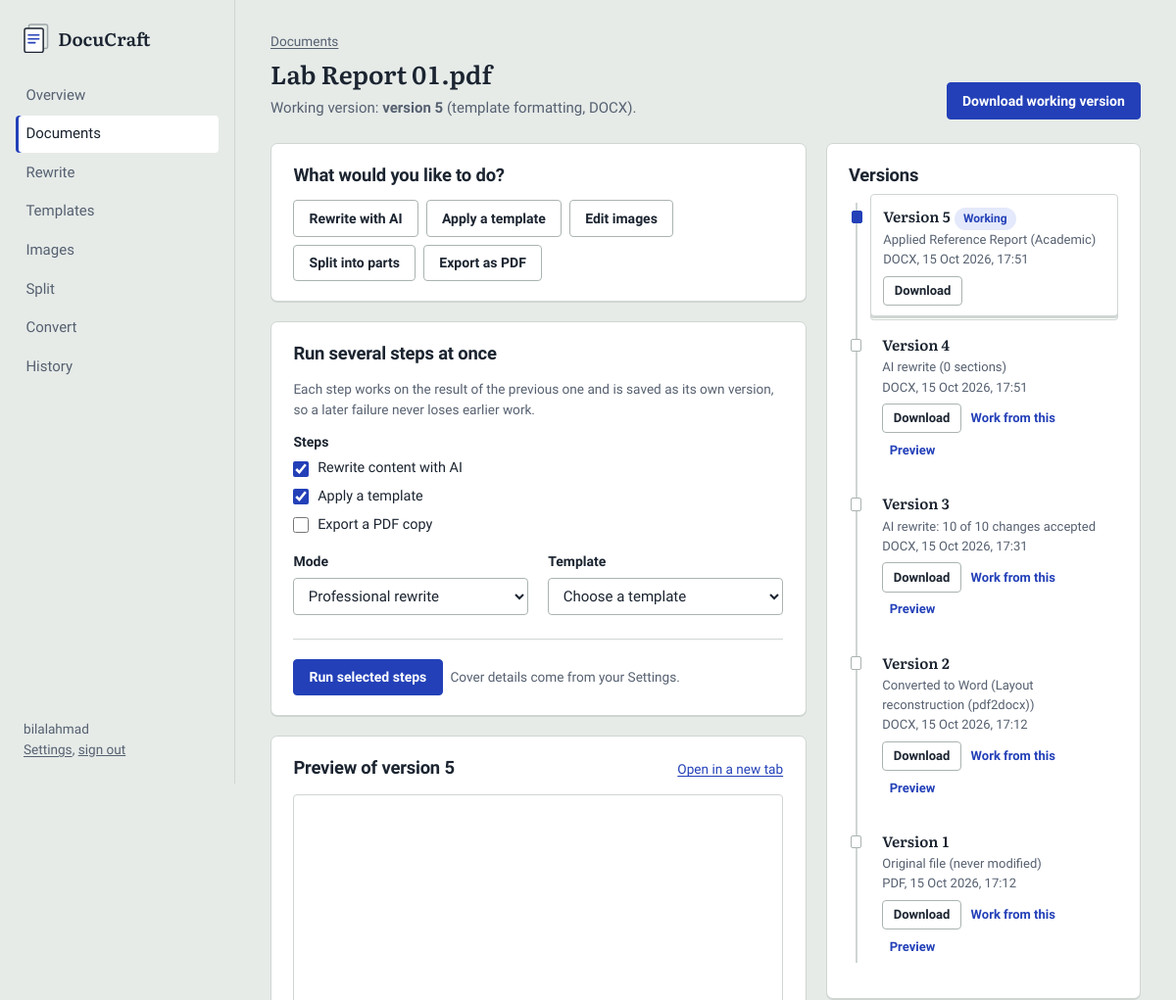
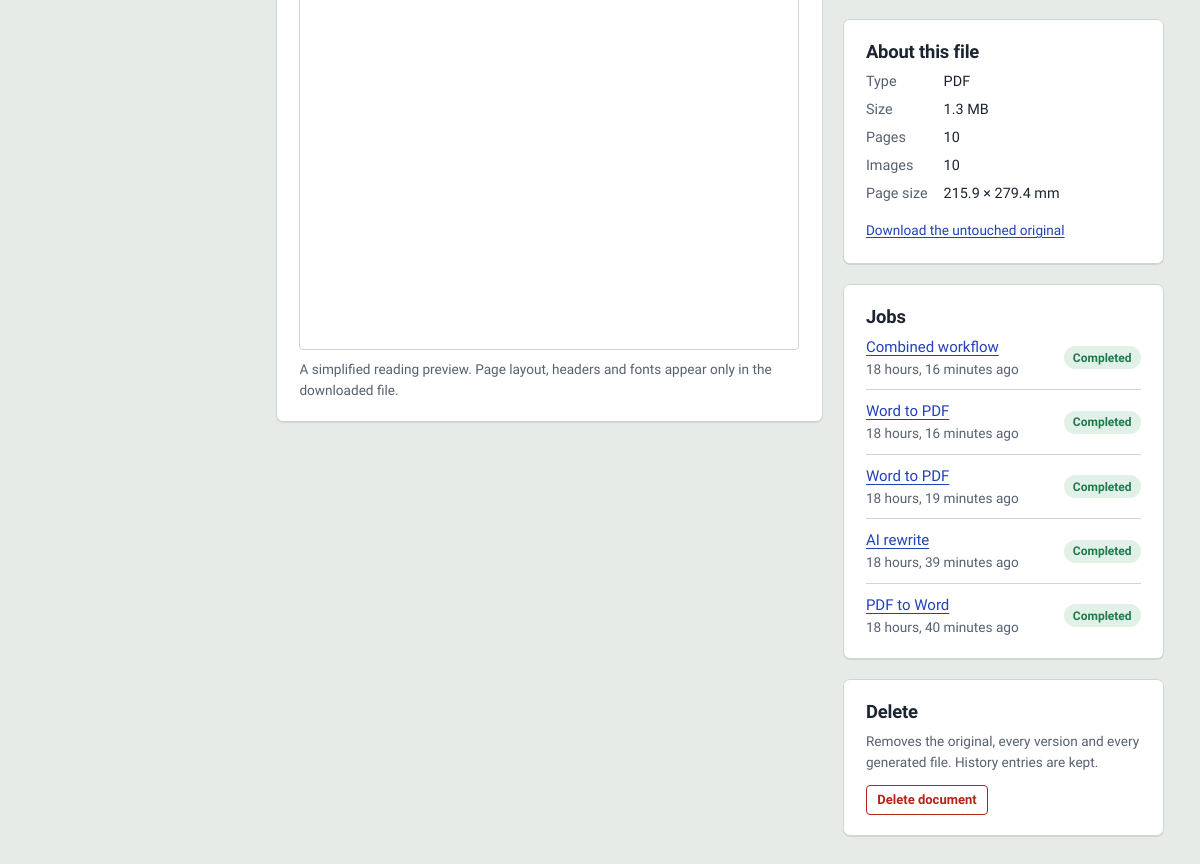
Screenshot of /documents/1/ (signed in) with the database file from the repository (2 pictures, top to bottom).
### apps/documents/models.py (models this page shows, shortened)
class Document(models.Model):
    TYPE_CHOICES = [("docx", "Word"), ("pdf", "PDF")]
    STATUS_CHOICES = [("uploaded", "Uploaded"), ("processing", "Processing"), ("ready", "Ready"), ("failed", "Failed")]
    owner = models.ForeignKey(settings.AUTH_USER_MODEL, on_delete=models.CASCADE, related_name="documents")
    original_filename = models.CharField(max_length=255)
    original_file = models.FileField(upload_to=original_upload_to, max_length=300)
    file_type = models.CharField(max_length=10, choices=TYPE_CHOICES)
    file_size = models.PositiveBigIntegerField(default=0)
    page_count = models.PositiveIntegerField(null=True, blank=True)
    inspection = models.JSONField(default=dict, blank=True)
    status = models.CharField(max_length=20, choices=STATUS_CHOICES, default="uploaded")
    active_template = models.ForeignKey("templates_manager.DocumentTemplate", null=True, blank=True,
                                        on_delete=models.SET_NULL)
    error_message = models.TextField(blank=True)
    uploaded_at = models.DateTimeField(auto_now_add=True)
    updated_at = models.DateTimeField(auto_now=True)
    objects = DocumentQuerySet.as_manager()
    class Meta:
        ordering = ["-uploaded_at"]
        indexes = [models.Index(fields=["owner", "-uploaded_at"])]
    @property
    def current_version(self):
        return self.versions.filter(is_current=True).order_by("-version_number").first() or \
            self.versions.order_by("-version_number").first()

class DocumentVersion(models.Model):
    OPERATIONS = [
        ("upload", "Original upload"),
        ("rewrite", "AI rewrite"),
        ("format", "Template formatting"),
        ("image_edit", "Image edit"),
        ("convert_pdf_docx", "Converted from PDF"),
        ("pipeline", "Combined workflow"),
    ]
    document = models.ForeignKey(Document, on_delete=models.CASCADE, related_name="versions")
    parent = models.ForeignKey("self", null=True, blank=True, on_delete=models.SET_NULL, related_name="children")
    version_number = models.PositiveIntegerField()
    file = models.FileField(upload_to=processed_upload_to, max_length=300)
    file_type = models.CharField(max_length=10, choices=Document.TYPE_CHOICES)
    operation = models.CharField(max_length=30, choices=OPERATIONS)
    summary = models.CharField(max_length=500, blank=True)
    details = models.JSONField(default=dict, blank=True)
    is_current = models.BooleanField(default=False)
    created_at = models.DateTimeField(auto_now_add=True)
    class Meta:
        ordering = ["-version_number"]
        unique_together = [("document", "version_number")]

class ProcessingJob(models.Model):
    OPERATIONS = [
        ("rewrite", "AI rewrite"),
        ("format", "Apply template"),
        ("image_edit", "Image edit"),
        ("split", "Split document"),
        ("convert_docx_pdf", "Word to PDF"),
        ("convert_pdf_docx", "PDF to Word"),
        ("pipeline", "Combined workflow"),
    ]
    STATUS = [("queued", "Queued"), ("running", "Running"), ("completed", "Completed"), ("failed", "Failed")]
    STAGES = [
        ("queued", "Queued"), ("extracting", "Extracting content"), ("rewriting", "Rewriting"),
        ("validating", "Validating"), ("enhancing", "Enhancing images"), ("formatting", "Formatting"),
        ("splitting", "Splitting"), ("converting", "Converting"), ("preparing", "Preparing download"),
        ("completed", "Completed"), ("failed", "Failed"),
    ]
    document = models.ForeignKey(Document, on_delete=models.CASCADE, related_name="jobs")
    user = models.ForeignKey(settings.AUTH_USER_MODEL, on_delete=models.CASCADE, related_name="jobs")
    operation = models.CharField(max_length=30, choices=OPERATIONS)
    status = models.CharField(max_length=20, choices=STATUS, default="queued")
    stage = models.CharField(max_length=20, choices=STAGES, default="queued")
    progress = models.PositiveSmallIntegerField(default=0)
    message = models.CharField(max_length=300, blank=True)
    options = models.JSONField(default=dict, blank=True)
    result = models.JSONField(default=dict, blank=True)
    source_version = models.ForeignKey(DocumentVersion, null=True, blank=True, on_delete=models.SET_NULL,
                                       related_name="jobs_as_source")
    output_version = models.ForeignKey(DocumentVersion, null=True, blank=True, on_delete=models.SET_NULL,
                                       related_name="jobs_as_output")
    error = models.TextField(blank=True)
    created_at = models.DateTimeField(auto_now_add=True)
    started_at = models.DateTimeField(null=True, blank=True)
    heartbeat_at = models.DateTimeField(null=True, blank=True)
    completed_at = models.DateTimeField(null=True, blank=True)
    class Meta:
        ordering = ["-created_at"]
    def get_absolute_url(self):
        return reverse("documents:job", args=[self.pk])

### apps/documents/views.py (the view)
# urls.py: path("documents/<int:pk>/", views.detail, name="detail"),
@login_required
def detail(request, pk):
    doc = owned_document(request, pk)
    current = doc.current_version
    return render(request, "documents/detail.html", {
        "doc": doc, "current": current, "versions": doc.versions.all(),
        "jobs": doc.jobs.all()[:10], "info": doc.inspection,
        "pipeline_form": PipelineForm(user=request.user, initial={
            "steps": ["rewrite", "format"],
            "template": doc.active_template_id or _default_template_id(request.user)}),
    })

### apps/documents/forms.py (shortened to what this page needs)
class PipelineForm(forms.Form):
    STEPS = [("rewrite", "Rewrite content with AI"), ("format", "Apply a template"),
             ("export_pdf", "Export a PDF copy")]
    steps = forms.MultipleChoiceField(choices=STEPS, widget=forms.CheckboxSelectMultiple)
    mode = forms.ChoiceField(required=False)
    template = forms.ModelChoiceField(queryset=None, required=False)
    def __init__(self, *args, user=None, **kwargs):
        super().__init__(*args, **kwargs)
        from apps.templates_manager.models import DocumentTemplate
        from services.prompts import MODE_LABELS
        self.fields["mode"].choices = [(k, v) for k, v in MODE_LABELS.items() if k != "custom"]
        self.fields["template"].queryset = DocumentTemplate.objects.visible_to(user)
        self.fields["template"].empty_label = "Choose a template"

### apps/accounts/models.py (called while the page is built)
    @classmethod
    def for_user(cls, user):
        obj, _ = cls.objects.get_or_create(user=user)
        return obj

### apps/core/context_processors.py (called while the page is built)
def navigation(request):
    if not getattr(request, "user", None) or not request.user.is_authenticated:
        return {}
    match = getattr(request, "resolver_match", None)
    current = f"{match.namespace}:{match.url_name}" if match and match.namespace else ""
    items = []
    for url_name, label, prefixes in NAV:
        active = any(current == p or (p.endswith(":") and current.startswith(p)) for p in prefixes)
        items.append({"url": reverse(url_name), "label": label, "active": active})
    return {"nav_items": items}

### apps/core/templatetags/docucraft.py (called while the page is built)
@register.filter
def tone(status):
    return TONES.get(str(status), "quiet")

@register.inclusion_tag("partials/field.html")
def field(bound_field, hint=None, wide=False, mark_optional=True):
    widget = bound_field.field.widget.__class__.__name__
    return {
        "f": bound_field, "hint": hint or bound_field.help_text, "wide": wide, "mark_optional": mark_optional,
        "is_check": widget == "CheckboxInput",
        "is_choice_list": widget in ("RadioSelect", "CheckboxSelectMultiple"),
    }

### apps/documents/views.py (called while the page is built)
def owned_document(request, pk):
    return get_object_or_404(Document, pk=pk, owner=request.user)

def _default_template_id(user):
    from apps.accounts.models import UserPreference
    return UserPreference.for_user(user).default_template_id

### apps/templates_manager/models.py (called while the page is built)
    def visible_to(self, user):
        return self.filter(Q(owner__isnull=True) | Q(owner=user) | Q(is_shared=True))

    def __str__(self):
        return self.name

### templates/documents/detail.html (shortened to what this page needs)
{% extends "base.html" %}{% load docucraft %}
{% block content %}
<div class="page-head">
  <div>
    <div class="crumb"><a href="{% url 'documents:workspace' %}">Documents</a></div>
    <h1 class="doc-name">{{ doc.original_filename }}</h1>
    <p>Working version: <strong>version {{ current.version_number }}</strong> ({{ current.get_operation_display|lower }}, {{ current.file_type|upper }}).</p>
  </div>
  <div class="actions">
    <a class="btn btn-primary" href="{% url 'documents:download_version' current.pk %}">Download working version</a>
  </div>
</div>
<div class="cols-main">
  <div>
    <section class="sheet">
      <div class="sheet-head"><h2>What would you like to do?</h2></div>
      <div class="btn-row">
        {% if current.file_type == "docx" %}
          <a class="btn" href="{% url 'rewriting:index' %}?document={{ doc.pk }}">Rewrite with AI</a>
          <a class="btn" href="{% url 'templates_manager:apply' doc.pk %}">Apply a template</a>
          <a class="btn" href="{% url 'image_tools:gallery' doc.pk %}">Edit images</a>
          <a class="btn" href="{% url 'splitting:index' %}?document={{ doc.pk }}">Split into parts</a>
          <a class="btn" href="{% url 'converters:index' %}?document={{ doc.pk }}">Export as PDF</a>
        {% else %}
          <a class="btn" href="{% url 'converters:index' %}?document={{ doc.pk }}">Convert to editable Word</a>
          <a class="btn" href="{% url 'splitting:index' %}?document={{ doc.pk }}">Split pages</a>
        {% endif %}
      </div>
    </section>
    {% if current.file_type == "docx" %}
    <section class="sheet">
      <div class="sheet-head"><h2>Run several steps at once</h2></div>
      <p class="muted small">Each step works on the result of the previous one and is saved as its own version, so a later failure never loses earlier work.</p>
      <form method="post" action="{% url 'documents:pipeline' doc.pk %}" data-pipeline>
        <div class="form-grid">
          {% field pipeline_form.steps wide=True %}
          <div data-show-when="rewrite">{% field pipeline_form.mode mark_optional=False %}</div>
          <div data-show-when="format">{% field pipeline_form.template mark_optional=False %}</div>
        </div>
        <div class="form-actions"><button class="btn btn-primary" type="submit">Run selected steps</button><span class="muted small">Cover details come from your Settings.</span></div>
      </form>
    </section>
    {% endif %}
    <section class="sheet">
      <div class="sheet-head"><h2>Preview of version {{ current.version_number }}</h2><a class="small" href="{% url 'documents:preview' doc.pk current.pk %}" target="_blank" rel="noopener">Open in a new tab</a></div>
      <iframe class="preview-frame" title="Preview of {{ doc.original_filename }}" src="{% url 'documents:preview' doc.pk current.pk %}" loading="lazy"{% if current.file_type == "docx" %} sandbox{% endif %}></iframe>
      {% if current.file_type == "docx" %}<p class="muted small" style="margin:0.6rem 0 0">A simplified reading preview. Page layout, headers and fonts appear only in the downloaded file.</p>{% endif %}
    </section>
  </div>
  <aside>
    <section class="sheet">
      <h2>Versions</h2>
      <ol class="stack" reversed>
        {% for v in versions %}
        <li{% if v.pk == current.pk %} class="is-current"{% endif %}>
          <div><span class="v-num">Version {{ v.version_number }}</span>{% if v.pk == current.pk %} <span class="badge badge--busy">Working</span>{% endif %}</div>
          <div class="v-meta">{{ v.summary|default:v.get_operation_display }}</div>
          <div class="v-meta">{{ v.file_type|upper }}, {{ v.created_at|date:"j M Y, H:i" }}</div>
          <div class="v-actions">
            <a class="btn btn-sm" href="{% url 'documents:download_version' v.pk %}">Download</a>
            {% if v.pk != current.pk %}
            <form method="post" action="{% url 'documents:make_current' v.pk %}">{% csrf_token %}<button class="btn btn-quiet btn-sm" type="submit">Work from this</button></form>
            <a class="btn btn-quiet btn-sm" href="{% url 'documents:preview' doc.pk v.pk %}" target="_blank" rel="noopener">Preview</a>
            {% endif %}
          </div>
        </li>
        {% endfor %}
      </ol>
    </section>
    <section class="sheet">
      <h2>About this file</h2>
      <dl class="facts">
        <dt>Type</dt><dd>{{ doc.get_file_type_display }}</dd>
        <dt>Size</dt><dd>{{ doc.file_size|filesizeformat }}</dd>
        {% if info.page_count %}<dt>Pages</dt><dd>{{ info.page_count }}{% if info.type == "docx" %} (estimated){% endif %}</dd>{% endif %}
        {% if info.images %}<dt>Images</dt><dd>{{ info.images }}</dd>{% endif %}
        {% if info.page_width_mm %}<dt>Page size</dt><dd>{{ info.page_width_mm }} × {{ info.page_height_mm }} mm</dd>{% endif %}
      </dl>
      <p style="margin:0.9rem 0 0"><a class="small" href="{% url 'documents:download_original' doc.pk %}">Download the untouched original</a></p>
    </section>
    {% if jobs %}
    <section class="sheet">
      <h2>Jobs</h2>
      <ul class="rows">{% for job in jobs %}<li><span class="grow"><a href="{{ job.get_absolute_url }}">{{ job.get_operation_display }}</a><span class="muted small">{{ job.created_at|timesince }} ago</span></span><span class="badge badge--{{ job.status|tone }}">{{ job.get_status_display }}</span></li>{% endfor %}</ul>
    </section>
    {% endif %}
    <section class="sheet">
      <h2>Delete</h2>
      <p class="muted small">Removes the original, every version and every generated file. History entries are kept.</p>
      <form method="post" action="{% url 'documents:delete' doc.pk %}" data-confirm="Delete {{ doc.original_filename }} and all of its versions? This cannot be undone.">{% csrf_token %}<button class="btn btn-danger btn-sm" type="submit">Delete document</button></form>
    </section>
  </aside>
</div>
{% endblock %}

### templates/base.html (shortened to what this page needs)
{% load static %}<!doctype html>
<html lang="en">
<head>
  <link rel="stylesheet" href="{% static 'css/app.css' %}">
</head>
<body>
{% block body %}
<div class="shell">
  <header class="rail">
    <a class="brand" href="{% url 'documents:dashboard' %}">{% include "partials/mark.html" %}<span class="brand-name">DocuCraft</span></a>
    <nav class="nav" aria-label="Main">
      {% for item in nav_items %}<a href="{{ item.url }}"{% if item.active %} aria-current="page"{% endif %}>{{ item.label }}</a>{% endfor %}
    </nav>
    <div class="rail-foot">
      <div>{{ request.user.get_username }}</div>
      <a href="{% url 'accounts:settings' %}">Settings</a>,
      <form method="post" action="{% url 'accounts:logout' %}">{% csrf_token %}<button class="link-btn" type="submit">sign out</button></form>
    </div>
  </header>
  <main class="main" id="main">
    {% block content %}{% endblock %}
  </main>
</div>
{% endblock %}
</body>
</html>

### rows the page displays
Document: original_filename "Lab Report 01.pdf", file_type "PDF", file_size|filesizeformat "1.3 MB"
DocumentVersion: version_number "5", operation "template formatting", file_type "DOCX", shows "Working", summary "Applied Reference Report (Academic)", created_at "15 Oct 2026, 17:51"
DocumentVersion: version_number "4", summary "AI rewrite (0 sections)", file_type "DOCX", created_at "15 Oct 2026, 17:51", shows "Work from this"
DocumentVersion: version_number "3", summary "AI rewrite: 10 of 10 changes accepted", file_type "DOCX", created_at "15 Oct 2026, 17:31", shows "Work from this"
DocumentVersion: version_number "2", summary "Converted to Word (Layout reconstruction (pdf2docx))", file_type "DOCX", created_at "15 Oct 2026, 17:12", shows "Work from this"
DocumentVersion: version_number "1", summary "Original file (never modified)", file_type "PDF", created_at "15 Oct 2026, 17:12", shows "Work from this"
ProcessingJob: operation "Combined workflow", created_at "18 hours, 16 minutes", status "Completed"
ProcessingJob: operation "Word to PDF", created_at "18 hours, 16 minutes", status "Completed"
ProcessingJob: operation "Word to PDF", created_at "18 hours, 19 minutes", status "Completed"
ProcessingJob: operation "AI rewrite", created_at "18 hours, 39 minutes", status "Completed"
ProcessingJob: operation "PDF to Word", created_at "18 hours, 40 minutes", status "Completed"

### other values shown
{{ item.label }} "Overview" "Documents" "Rewrite" "Templates" "Images" "Split" "Convert" "History"
{{ request.user.get_username }} "bilalahmad"
{{ f.label }} "Steps"
{{ f.label }} "Mode Template"
{{ info.page_count }} "10"
{{ info.images }} "10"
{{ info.page_width_mm }} "215.9"
{{ info.page_height_mm }} "279.4"
